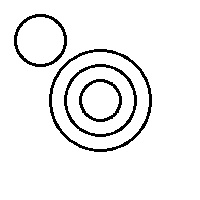
#> input picture resim.jpg, 200 x 200 px
$ python gorev2.py
#> lines starting #> are read from the running program, lines starting #| are printed output that depends on the picture; after the words box and inside, x2 and y2 are one past the last pixel; in counts of white or black regions, pixels touching at a corner belong together
import cv2
import numpy as np

resim = cv2.imread("resim.jpg")
#> resim is the input picture: shape (200, 200, 3); min 0, max 255, mean 239.3
gri = cv2.cvtColor(resim, cv2.COLOR_BGR2GRAY)
kenar = cv2.Canny(gri, 100, 200)
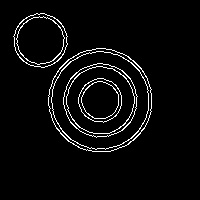
#> kenar: shape (200, 200); 4.2% white in thin lines or dots, all inside (x1, y1, x2, y2) = (13, 13, 152, 152)
kenar_median = cv2.medianBlur(kenar, 5)
#> kenar_median: shape (200, 200); every value is 0

yukseklik, genislik = kenar_median.shape
#> yukseklik = 200; genislik = 200

derece = np.arange(-90, 90, 1)
radyan = np.deg2rad(derece)

cos_tablo = np.cos(radyan)
sin_tablo = np.sin(radyan)

kosegen = int(np.ceil(np.sqrt(yukseklik ** 2 + genislik ** 2)))
#> kosegen = 283
rho_sayisi = 2 * kosegen + 1
#> rho_sayisi = 567

oy_matrisi = np.zeros((rho_sayisi, len(radyan)), dtype=np.int32)

ys, xs = np.nonzero(kenar_median)
#> ys = empty array; xs = empty array

for i in range(len(xs)):
    x = xs[i]
    y = ys[i]
    for t in range(len(radyan)):
        rho = x * cos_tablo[t] + y * sin_tablo[t]
        rho_index = int(round(rho)) + kosegen
        oy_matrisi[rho_index, t] += 1
#> this loop made 0 passes
#> oy_matrisi: shape (567, 180) int32; every value is 0

print("Oylama matrisi boyutu:", oy_matrisi.shape)
#| Oylama matrisi boyutu: (567, 180)
print("En yuksek oy:", oy_matrisi.max())
#| En yuksek oy: 0

oy_resim = (oy_matrisi / oy_matrisi.max() * 255).astype(np.uint8)
#> oy_resim: shape (567, 180); every value is 0
cv2.imwrite("5_oylama_matrisi.png", oy_resim)

oy_renkli = cv2.applyColorMap(oy_resim, cv2.COLORMAP_JET)
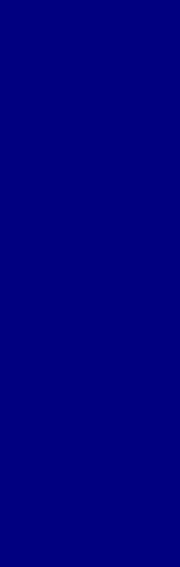
#> oy_renkli: shape (567, 180, 3); mean B, G, R 128, 0, 0
oy_renkli = cv2.resize(oy_renkli, None, fx=2, fy=1)
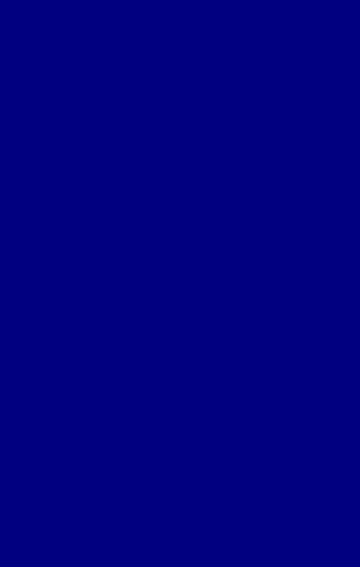
#> oy_renkli: shape (567, 360, 3); mean B, G, R 128, 0, 0
cv2.imwrite("5b_oylama_matrisi_renkli.png", oy_renkli)

ESIK = int(0.6 * oy_matrisi.max())
#> ESIK = 0
print("Esik deger:", ESIK)
#| Esik deger: 0

rho_idx, t_idx = np.where(oy_matrisi >= ESIK)

secilen = []
for r, t in zip(rho_idx, t_idx):
    benzer = False
    for (r2, t2) in secilen:
        if abs(r - r2) < 10 and abs(t - t2) < 5:
            benzer = True
            break
    if not benzer:
        secilen.append((r, t))
#> after the loop, secilen = 2052 pairs, first value 0 to 560, second value 0 to 175

sonuc = resim.copy()
for (r, t) in secilen:
    rho = r - kosegen
    theta = np.deg2rad(derece[t])
    a = np.cos(theta)
    b = np.sin(theta)
    x0 = a * rho
    y0 = b * rho
    x1 = int(x0 + 1000 * (-b))
    y1 = int(y0 + 1000 * (a))
    x2 = int(x0 - 1000 * (-b))
    y2 = int(y0 - 1000 * (a))
    cv2.line(sonuc, (x1, y1), (x2, y2), (255, 0, 0), 2)   # MAVI
#> this loop made 2052 passes
#> (r, t, rho, theta, a, b, x0, y0) on passes 1 to 3: (0, 0, -283, -1.57, 6.12e-17, -1, -1.73e-14, 283), (0, 5, -283, -1.48, 0.0872, -0.996, -24.67, 281.9), (0, 10, -283, -1.4, 0.174, -0.985, -49.14, 278.7)
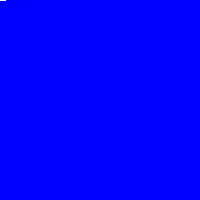
#> sonuc: shape (200, 200, 3); mean B, G, R 255, 0, 0

print("Bulunan dogru sayisi:", len(secilen))
#| Bulunan dogru sayisi: 2052
cv2.imwrite("6_kendi_hough_sonuc.png", sonuc)
